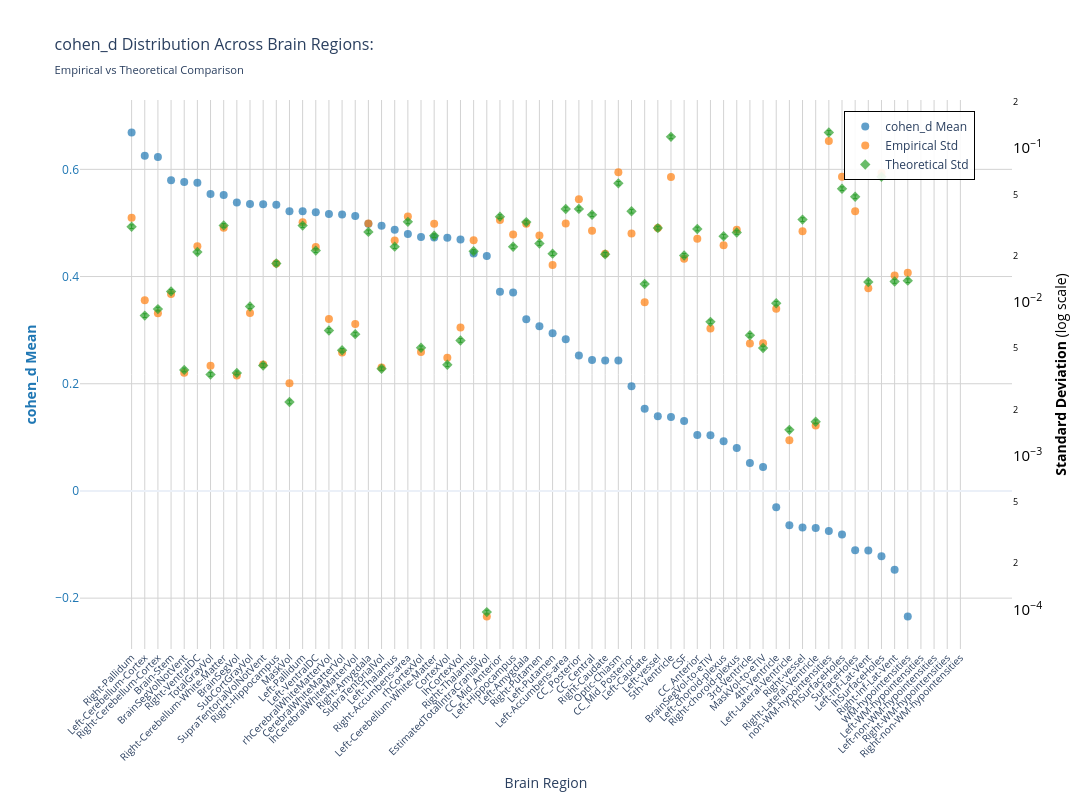
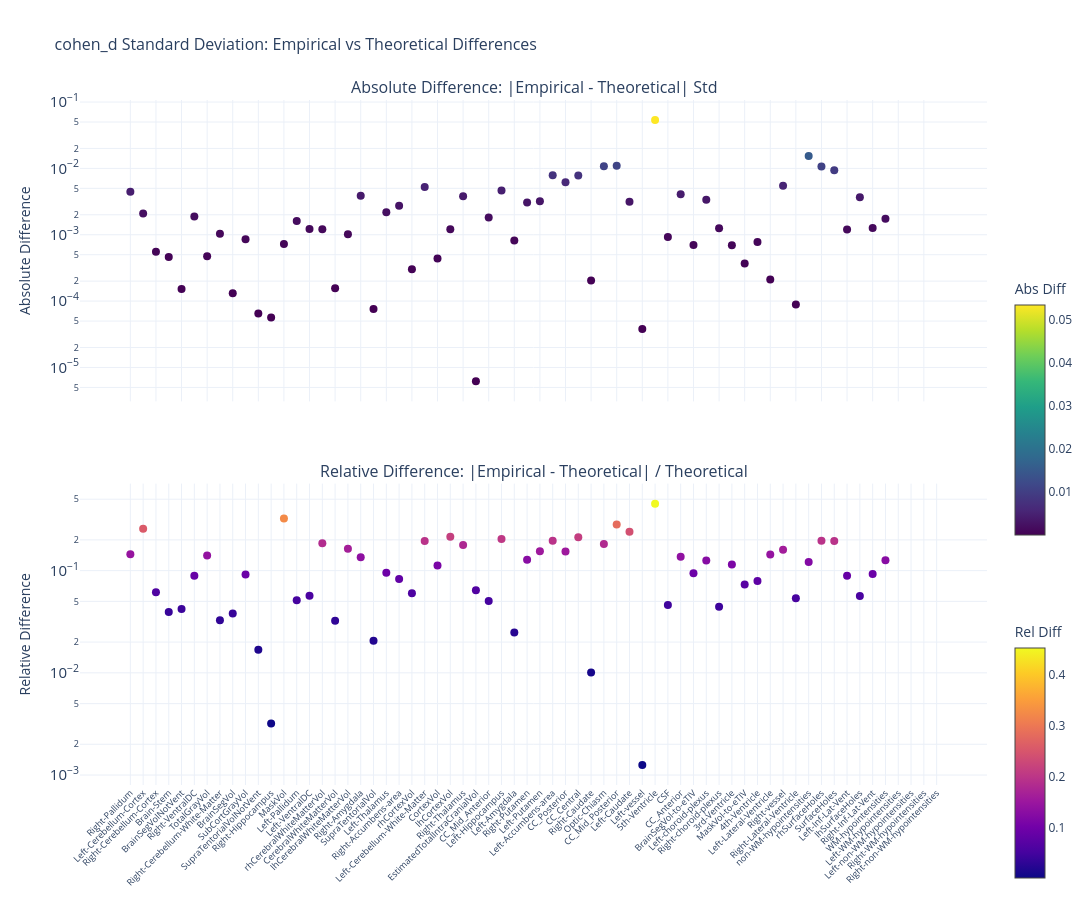

Source (notebook cell) for these figures, in order:
### Markdown cell above
### p-value

### Code cell
nu_nav = df_npvr[(df_npvr["timepoint"] == "baseline") & (df_npvr["group"] == "HC-PD")]
data_path = stats_dir / f"cohen_d_baseline_{METRIC}.parquet"
df, stats = get_test_stats(
    data_path,
    stat_functions_F,
    nu_nav,
    hemisphere=False,
    study="baseline",
    raw_values=True,
)
show_figure(
    stats, hemisphere=False, stat_name="cohen_d", study="baseline", metric=METRIC
)

### Figure 1 — Plotly figure (JSON) as saved in the notebook; plotly's stock layout.template omitted (floating-point values rounded to 4 significant figures)
{"data": [{"hovertemplate": "<b>%{x}</b><br>Mean cohen_d: %{y:.2f}<br><extra></extra>", "marker": {"color": "#1f77b4", "opacity": 0.7, "size": 8}, "mode": "markers", "name": "cohen_d Mean", "type": "scatter", "x": ["Right-Pallidum", "Left-Cerebellum-Cortex", "Right-Cerebellum-Cortex", "Brain-Stem", "BrainSegVolNotVent", "Right-VentralDC", "TotalGrayVol", "Right-Cerebellum-White-Matter", "BrainSegVol", "SubCortGrayVol", "SupraTentorialVolNotVent", "Right-Hippocampus", "MaskVol", "Left-Pallidum", "Left-VentralDC", "rhCerebralWhiteMatterVol", "CerebralWhiteMatterVol", "lhCerebralWhiteMatterVol", "Right-Amygdala", "SupraTentorialVol", "Left-Thalamus", "Right-Accumbens-area", "rhCortexVol", "Left-Cerebellum-White-Matter", "CortexVol", "lhCortexVol", "Right-Thalamus", "EstimatedTotalIntraCranialVol", "CC_Mid_Anterior", "Left-Hippocampus", "Left-Amygdala", "Right-Putamen", "Left-Putamen", "Left-Accumbens-area", "CC_Posterior", "CC_Central", "Right-Caudate", "Optic-Chiasm", "CC_Mid_Posterior", "Left-Caudate", "Left-vessel", "5th-Ventricle", "CSF", "CC_Anterior", "BrainSegVol-to-eTIV", "Left-choroid-plexus", "Right-choroid-plexus", "3rd-Ventricle", "MaskVol-to-eTIV", "4th-Ventricle", "Left-Lateral-Ventricle", "Right-vessel", "Right-Lateral-Ventricle", "non-WM-hypointensities", "rhSurfaceHoles", "SurfaceHoles", "Left-Inf-Lat-Vent", "lhSurfaceHoles", "Right-Inf-Lat-Vent", "WM-hypointensities", "Left-WM-hypointensities", "Left-non-WM-hypointensities", "Right-WM-hypointensities", "Right-non-WM-hypointensities"], "y": [0.6688, 0.6255, 0.6229, 0.5795, 0.5763, 0.575, 0.5539, 0.5522, 0.5381, 0.5355, 0.5347, 0.5341, 0.5219, 0.5216, 0.52, 0.5168, 0.5157, 0.513, 0.4986, 0.4947, 0.4871, 0.4793, 0.4738, 0.4729, 0.4724, 0.469, 0.4428, 0.4382, 0.3715, 0.3704, 0.3201, 0.3073, 0.2943, 0.2831, 0.2525, 0.2441, 0.2435, 0.2432, 0.1954, 0.1534, 0.1392, 0.1381, 0.1307, 0.1046, 0.1038, 0.09292, 0.0802, 0.05208, 0.04459, -0.03056, -0.0642, -0.06833, -0.06917, -0.07486, -0.08137, -0.1107, -0.1113, -0.1217, -0.1471, -0.2344, NaN, NaN, NaN, NaN], "yaxis": "y"}, {"hovertemplate": "<b>%{x}</b><br>Empirical Std: %{y:.3f}<br><extra></extra>", "marker": {"color": "#ff7f0e", "opacity": 0.7, "size": 8, "symbol": "circle"}, "mode": "markers", "name": "Empirical Std", "type": "scatter", "x": ["Right-Pallidum", "Left-Cerebellum-Cortex", "Right-Cerebellum-Cortex", "Brain-Stem", "BrainSegVolNotVent", "Right-VentralDC", "TotalGrayVol", "Right-Cerebellum-White-Matter", "BrainSegVol", "SubCortGrayVol", "SupraTentorialVolNotVent", "Right-Hippocampus", "MaskVol", "Left-Pallidum", "Left-VentralDC", "rhCerebralWhiteMatterVol", "CerebralWhiteMatterVol", "lhCerebralWhiteMatterVol", "Right-Amygdala", "SupraTentorialVol", "Left-Thalamus", "Right-Accumbens-area", "rhCortexVol", "Left-Cerebellum-White-Matter", "CortexVol", "lhCortexVol", "Right-Thalamus", "EstimatedTotalIntraCranialVol", "CC_Mid_Anterior", "Left-Hippocampus", "Left-Amygdala", "Right-Putamen", "Left-Putamen", "Left-Accumbens-area", "CC_Posterior", "CC_Central", "Right-Caudate", "Optic-Chiasm", "CC_Mid_Posterior", "Left-Caudate", "Left-vessel", "5th-Ventricle", "CSF", "CC_Anterior", "BrainSegVol-to-eTIV", "Left-choroid-plexus", "Right-choroid-plexus", "3rd-Ventricle", "MaskVol-to-eTIV", "4th-Ventricle", "Left-Lateral-Ventricle", "Right-vessel", "Right-Lateral-Ventricle", "non-WM-hypointensities", "rhSurfaceHoles", "SurfaceHoles", "Left-Inf-Lat-Vent", "lhSurfaceHoles", "Right-Inf-Lat-Vent", "WM-hypointensities", "Left-WM-hypointensities", "Left-non-WM-hypointensities", "Right-WM-hypointensities", "Right-non-WM-hypointensities"], "y": [0.0353, 0.01024, 0.008434, 0.01125, 0.003462, 0.02299, 0.003851, 0.03041, 0.003327, 0.008474, 0.003926, 0.01775, 0.002963, 0.03297, 0.02279, 0.007733, 0.004693, 0.007189, 0.03239, 0.003753, 0.02507, 0.03591, 0.00473, 0.03223, 0.004344, 0.006826, 0.02514, 9.012e-05, 0.03403, 0.02748, 0.03222, 0.02704, 0.01741, 0.03236, 0.04646, 0.02907, 0.0206, 0.0698, 0.02786, 0.009936, 0.03023, 0.06485, 0.01912, 0.02574, 0.006724, 0.02338, 0.0295, 0.005374, 0.005382, 0.009032, 0.001262, 0.0288, 0.001574, 0.1111, 0.06512, 0.03888, 0.01228, 0.06881, 0.01485, 0.01549, NaN, NaN, NaN, NaN], "yaxis": "y2"}, {"error_y": {"array": [0.0008641, 0.0002283, 0.0002518, 0.0003281, 0.0001013, 0.0005915, 9.459e-05, 0.000881, 9.69e-05, 0.0002614, 0.0001082, 0.0004989, 6.272e-05, 0.0008787, 0.0006043, 0.0001829, 0.0001359, 0.0001731, 0.0007995, 0.000103, 0.0006411, 0.0009293, 0.000141, 0.0007555, 0.0001094, 0.0001574, 0.0005981, 2.698e-06, 0.001004, 0.0006395, 0.0009257, 0.0006718, 0.0005773, 0.001127, 0.001128, 0.001034, 0.0005713, 0.001654, 0.001089, 0.0003665, 0.000846, 0.003316, 0.0005618, 0.0008355, 0.000208, 0.0007492, 0.0007916, 0.00017, 0.0001405, 0.0002748, 4.131e-05, 0.0009606, 4.659e-05, 0.003542, 0.001526, 0.001353, 0.0003778, 0.001825, 0.0003807, 0.0003852, NaN, NaN, NaN, NaN], "arrayminus": [0.0008402, 0.000222, 0.0002448, 0.000319, 9.848e-05, 0.0005751, 9.197e-05, 0.0008566, 9.421e-05, 0.0002542, 0.0001052, 0.0004851, 6.098e-05, 0.0008544, 0.0005876, 0.0001778, 0.0001321, 0.0001683, 0.0007773, 0.0001002, 0.0006234, 0.0009035, 0.0001371, 0.0007345, 0.0001064, 0.000153, 0.0005815, 2.623e-06, 0.0009764, 0.0006218, 0.0009001, 0.0006532, 0.0005613, 0.001096, 0.001097, 0.001005, 0.0005555, 0.001608, 0.001059, 0.0003563, 0.0008225, 0.003224, 0.0005462, 0.0008124, 0.0002022, 0.0007284, 0.0007696, 0.0001653, 0.0001366, 0.0002672, 4.016e-05, 0.000934, 4.53e-05, 0.003444, 0.001484, 0.001315, 0.0003673, 0.001774, 0.0003702, 0.0003745, NaN, NaN, NaN, NaN], "color": "#2ca02c", "thickness": 1, "type": "data", "visible": true, "width": 2}, "hovertemplate": "<b>%{x}</b><br>Theoretical Std: %{y:.3f}<br><extra></extra>", "marker": {"color": "#2ca02c", "opacity": 0.7, "size": 8, "symbol": "diamond"}, "mode": "markers", "name": "Theoretical Std", "type": "scatter", "x": ["Right-Pallidum", "Left-Cerebellum-Cortex", "Right-Cerebellum-Cortex", "Brain-Stem", "BrainSegVolNotVent", "Right-VentralDC", "TotalGrayVol", "Right-Cerebellum-White-Matter", "BrainSegVol", "SubCortGrayVol", "SupraTentorialVolNotVent", "Right-Hippocampus", "MaskVol", "Left-Pallidum", "Left-VentralDC", "rhCerebralWhiteMatterVol", "CerebralWhiteMatterVol", "lhCerebralWhiteMatterVol", "Right-Amygdala", "SupraTentorialVol", "Left-Thalamus", "Right-Accumbens-area", "rhCortexVol", "Left-Cerebellum-White-Matter", "CortexVol", "lhCortexVol", "Right-Thalamus", "EstimatedTotalIntraCranialVol", "CC_Mid_Anterior", "Left-Hippocampus", "Left-Amygdala", "Right-Putamen", "Left-Putamen", "Left-Accumbens-area", "CC_Posterior", "CC_Central", "Right-Caudate", "Optic-Chiasm", "CC_Mid_Posterior", "Left-Caudate", "Left-vessel", "5th-Ventricle", "CSF", "CC_Anterior", "BrainSegVol-to-eTIV", "Left-choroid-plexus", "Right-choroid-plexus", "3rd-Ventricle", "MaskVol-to-eTIV", "4th-Ventricle", "Left-Lateral-Ventricle", "Right-vessel", "Right-Lateral-Ventricle", "non-WM-hypointensities", "rhSurfaceHoles", "SurfaceHoles", "Left-Inf-Lat-Vent", "lhSurfaceHoles", "Right-Inf-Lat-Vent", "WM-hypointensities", "Left-WM-hypointensities", "Left-non-WM-hypointensities", "Right-WM-hypointensities", "Right-non-WM-hypointensities"], "y": [0.03084, 0.00815, 0.008987, 0.01171, 0.003615, 0.02111, 0.003376, 0.03144, 0.003458, 0.00933, 0.003861, 0.01781, 0.002238, 0.03136, 0.02157, 0.006527, 0.00485, 0.006177, 0.02853, 0.003677, 0.02288, 0.03317, 0.005033, 0.02696, 0.003905, 0.005618, 0.02135, 9.63e-05, 0.03584, 0.02282, 0.03304, 0.02398, 0.02061, 0.04023, 0.04026, 0.03689, 0.02039, 0.05903, 0.03886, 0.01308, 0.03019, 0.1183, 0.02005, 0.02982, 0.007424, 0.02674, 0.02825, 0.006069, 0.005015, 0.009807, 0.001474, 0.03429, 0.001663, 0.1264, 0.05447, 0.04827, 0.01348, 0.06514, 0.01359, 0.01375, NaN, NaN, NaN, NaN], "yaxis": "y2"}], "layout": {"height": 800, "hovermode": "x", "legend": {"bgcolor": "rgba(255, 255, 255, 0.9)", "bordercolor": "black", "borderwidth": 1, "font": {"size": 12}, "orientation": "v", "x": 0.82, "y": 0.98}, "title": {"font": {"size": 16}, "text": "cohen_d Distribution Across Brain Regions:<br><sub>Empirical vs Theoretical Comparison</sub>"}, "width": 1400, "xaxis": {"gridcolor": "lightgray", "showgrid": true, "tickangle": -45, "tickfont": {"size": 10}, "title": {"text": "Brain Region"}}, "yaxis": {"gridcolor": "lightgray", "showgrid": true, "side": "left", "tickfont": {"color": "#1f77b4"}, "title": {"font": {"color": "#1f77b4"}, "text": "<b>cohen_d Mean</b>"}}, "yaxis2": {"exponentformat": "power", "overlaying": "y", "showgrid": false, "side": "right", "tickfont": {"color": "black"}, "title": {"font": {"color": "black"}, "text": "<b>Standard Deviation</b> (log scale)"}, "type": "log"}}}

### Figure 2 — Plotly figure (JSON) as saved in the notebook; plotly's stock layout.template omitted (floating-point values rounded to 4 significant figures)
{"data": [{"hovertemplate": "<b>%{x}</b><br>Abs Diff: %{y:.4f}<br><extra></extra>", "marker": {"color": [0.004457, 0.00209, 0.0005532, 0.0004599, 0.0001526, 0.001877, 0.0004747, 0.001031, 0.0001316, 0.0008564, 6.482e-05, 5.682e-05, 0.0007245, 0.001606, 0.001223, 0.001206, 0.0001567, 0.001013, 0.003857, 7.582e-05, 0.002186, 0.002744, 0.0003023, 0.005261, 0.0004385, 0.001208, 0.003795, 6.176e-06, 0.001812, 0.004651, 0.0008205, 0.003066, 0.003194, 0.007875, 0.0062, 0.007817, 0.0002051, 0.01077, 0.011, 0.003146, 3.792e-05, 0.05349, 0.0009267, 0.004077, 0.0007001, 0.003361, 0.00125, 0.000695, 0.0003675, 0.0007753, 0.0002118, 0.005484, 8.918e-05, 0.01534, 0.01065, 0.009398, 0.001205, 0.003671, 0.001261, 0.001741, NaN, NaN, NaN, NaN], "colorbar": {"len": 0.4, "title": {"text": "Abs Diff"}, "y": 0.75, "yanchor": "top"}, "colorscale": [[0, "#440154"], [0.1111, "#482878"], [0.2222, "#3e4989"], [0.3333, "#31688e"], [0.4444, "#26828e"], [0.5556, "#1f9e89"], [0.6667, "#35b779"], [0.7778, "#6ece58"], [0.8889, "#b5de2b"], [1, "#fde725"]], "showscale": true, "size": 8}, "mode": "markers", "name": "Absolute", "type": "scatter", "x": ["Right-Pallidum", "Left-Cerebellum-Cortex", "Right-Cerebellum-Cortex", "Brain-Stem", "BrainSegVolNotVent", "Right-VentralDC", "TotalGrayVol", "Right-Cerebellum-White-Matter", "BrainSegVol", "SubCortGrayVol", "SupraTentorialVolNotVent", "Right-Hippocampus", "MaskVol", "Left-Pallidum", "Left-VentralDC", "rhCerebralWhiteMatterVol", "CerebralWhiteMatterVol", "lhCerebralWhiteMatterVol", "Right-Amygdala", "SupraTentorialVol", "Left-Thalamus", "Right-Accumbens-area", "rhCortexVol", "Left-Cerebellum-White-Matter", "CortexVol", "lhCortexVol", "Right-Thalamus", "EstimatedTotalIntraCranialVol", "CC_Mid_Anterior", "Left-Hippocampus", "Left-Amygdala", "Right-Putamen", "Left-Putamen", "Left-Accumbens-area", "CC_Posterior", "CC_Central", "Right-Caudate", "Optic-Chiasm", "CC_Mid_Posterior", "Left-Caudate", "Left-vessel", "5th-Ventricle", "CSF", "CC_Anterior", "BrainSegVol-to-eTIV", "Left-choroid-plexus", "Right-choroid-plexus", "3rd-Ventricle", "MaskVol-to-eTIV", "4th-Ventricle", "Left-Lateral-Ventricle", "Right-vessel", "Right-Lateral-Ventricle", "non-WM-hypointensities", "rhSurfaceHoles", "SurfaceHoles", "Left-Inf-Lat-Vent", "lhSurfaceHoles", "Right-Inf-Lat-Vent", "WM-hypointensities", "Left-WM-hypointensities", "Left-non-WM-hypointensities", "Right-WM-hypointensities", "Right-non-WM-hypointensities"], "xaxis": "x", "y": [0.004457, 0.00209, 0.0005532, 0.0004599, 0.0001526, 0.001877, 0.0004747, 0.001031, 0.0001316, 0.0008564, 6.482e-05, 5.682e-05, 0.0007245, 0.001606, 0.001223, 0.001206, 0.0001567, 0.001013, 0.003857, 7.582e-05, 0.002186, 0.002744, 0.0003023, 0.005261, 0.0004385, 0.001208, 0.003795, 6.176e-06, 0.001812, 0.004651, 0.0008205, 0.003066, 0.003194, 0.007875, 0.0062, 0.007817, 0.0002051, 0.01077, 0.011, 0.003146, 3.792e-05, 0.05349, 0.0009267, 0.004077, 0.0007001, 0.003361, 0.00125, 0.000695, 0.0003675, 0.0007753, 0.0002118, 0.005484, 8.918e-05, 0.01534, 0.01065, 0.009398, 0.001205, 0.003671, 0.001261, 0.001741, NaN, NaN, NaN, NaN], "yaxis": "y"}, {"hovertemplate": "<b>%{x}</b><br>Rel Diff: %{y:.2%}<br><extra></extra>", "marker": {"color": [0.1445, 0.2564, 0.06155, 0.03928, 0.0422, 0.08891, 0.1406, 0.03278, 0.03807, 0.09179, 0.01679, 0.003191, 0.3237, 0.05122, 0.05672, 0.1849, 0.03232, 0.164, 0.1352, 0.02062, 0.09553, 0.08272, 0.06006, 0.1951, 0.1123, 0.2151, 0.1778, 0.06413, 0.05055, 0.2038, 0.02483, 0.1279, 0.155, 0.1957, 0.154, 0.2119, 0.01006, 0.1824, 0.2831, 0.2405, 0.001256, 0.452, 0.04622, 0.1367, 0.0943, 0.1257, 0.04425, 0.1145, 0.07328, 0.07905, 0.1437, 0.1599, 0.05363, 0.1213, 0.1956, 0.1947, 0.08934, 0.05636, 0.09282, 0.1267, NaN, NaN, NaN, NaN], "colorbar": {"len": 0.4, "title": {"text": "Rel Diff"}, "y": 0.25, "yanchor": "top"}, "colorscale": [[0, "#0d0887"], [0.1111, "#46039f"], [0.2222, "#7201a8"], [0.3333, "#9c179e"], [0.4444, "#bd3786"], [0.5556, "#d8576b"], [0.6667, "#ed7953"], [0.7778, "#fb9f3a"], [0.8889, "#fdca26"], [1, "#f0f921"]], "showscale": true, "size": 8}, "mode": "markers", "name": "Relative", "type": "scatter", "x": ["Right-Pallidum", "Left-Cerebellum-Cortex", "Right-Cerebellum-Cortex", "Brain-Stem", "BrainSegVolNotVent", "Right-VentralDC", "TotalGrayVol", "Right-Cerebellum-White-Matter", "BrainSegVol", "SubCortGrayVol", "SupraTentorialVolNotVent", "Right-Hippocampus", "MaskVol", "Left-Pallidum", "Left-VentralDC", "rhCerebralWhiteMatterVol", "CerebralWhiteMatterVol", "lhCerebralWhiteMatterVol", "Right-Amygdala", "SupraTentorialVol", "Left-Thalamus", "Right-Accumbens-area", "rhCortexVol", "Left-Cerebellum-White-Matter", "CortexVol", "lhCortexVol", "Right-Thalamus", "EstimatedTotalIntraCranialVol", "CC_Mid_Anterior", "Left-Hippocampus", "Left-Amygdala", "Right-Putamen", "Left-Putamen", "Left-Accumbens-area", "CC_Posterior", "CC_Central", "Right-Caudate", "Optic-Chiasm", "CC_Mid_Posterior", "Left-Caudate", "Left-vessel", "5th-Ventricle", "CSF", "CC_Anterior", "BrainSegVol-to-eTIV", "Left-choroid-plexus", "Right-choroid-plexus", "3rd-Ventricle", "MaskVol-to-eTIV", "4th-Ventricle", "Left-Lateral-Ventricle", "Right-vessel", "Right-Lateral-Ventricle", "non-WM-hypointensities", "rhSurfaceHoles", "SurfaceHoles", "Left-Inf-Lat-Vent", "lhSurfaceHoles", "Right-Inf-Lat-Vent", "WM-hypointensities", "Left-WM-hypointensities", "Left-non-WM-hypointensities", "Right-WM-hypointensities", "Right-non-WM-hypointensities"], "xaxis": "x2", "y": [0.1445, 0.2564, 0.06155, 0.03928, 0.0422, 0.08891, 0.1406, 0.03278, 0.03807, 0.09179, 0.01679, 0.003191, 0.3237, 0.05122, 0.05672, 0.1849, 0.03232, 0.164, 0.1352, 0.02062, 0.09553, 0.08272, 0.06006, 0.1951, 0.1123, 0.2151, 0.1778, 0.06413, 0.05055, 0.2038, 0.02483, 0.1279, 0.155, 0.1957, 0.154, 0.2119, 0.01006, 0.1824, 0.2831, 0.2405, 0.001256, 0.452, 0.04622, 0.1367, 0.0943, 0.1257, 0.04425, 0.1145, 0.07328, 0.07905, 0.1437, 0.1599, 0.05363, 0.1213, 0.1956, 0.1947, 0.08934, 0.05636, 0.09282, 0.1267, NaN, NaN, NaN, NaN], "yaxis": "y2"}], "layout": {"annotations": [{"font": {"size": 16}, "showarrow": false, "text": "Absolute Difference: |Empirical - Theoretical| Std", "x": 0.5, "xanchor": "center", "xref": "paper", "y": 1, "yanchor": "bottom", "yref": "paper"}, {"font": {"size": 16}, "showarrow": false, "text": "Relative Difference: |Empirical - Theoretical| / Theoretical", "x": 0.5, "xanchor": "center", "xref": "paper", "y": 0.44, "yanchor": "bottom", "yref": "paper"}], "height": 900, "hovermode": "x unified", "showlegend": false, "title": {"font": {"size": 16}, "text": "cohen_d Standard Deviation: Empirical vs Theoretical Differences"}, "width": 1400, "xaxis": {"anchor": "y", "domain": [0, 1], "showticklabels": false}, "xaxis2": {"anchor": "y2", "domain": [0, 1], "tickangle": -45, "tickfont": {"size": 9}}, "yaxis": {"anchor": "x", "domain": [0.56, 1], "exponentformat": "power", "title": {"text": "Absolute Difference"}, "type": "log"}, "yaxis2": {"anchor": "x2", "domain": [0, 0.44], "exponentformat": "power", "title": {"text": "Relative Difference"}, "type": "log"}}}
